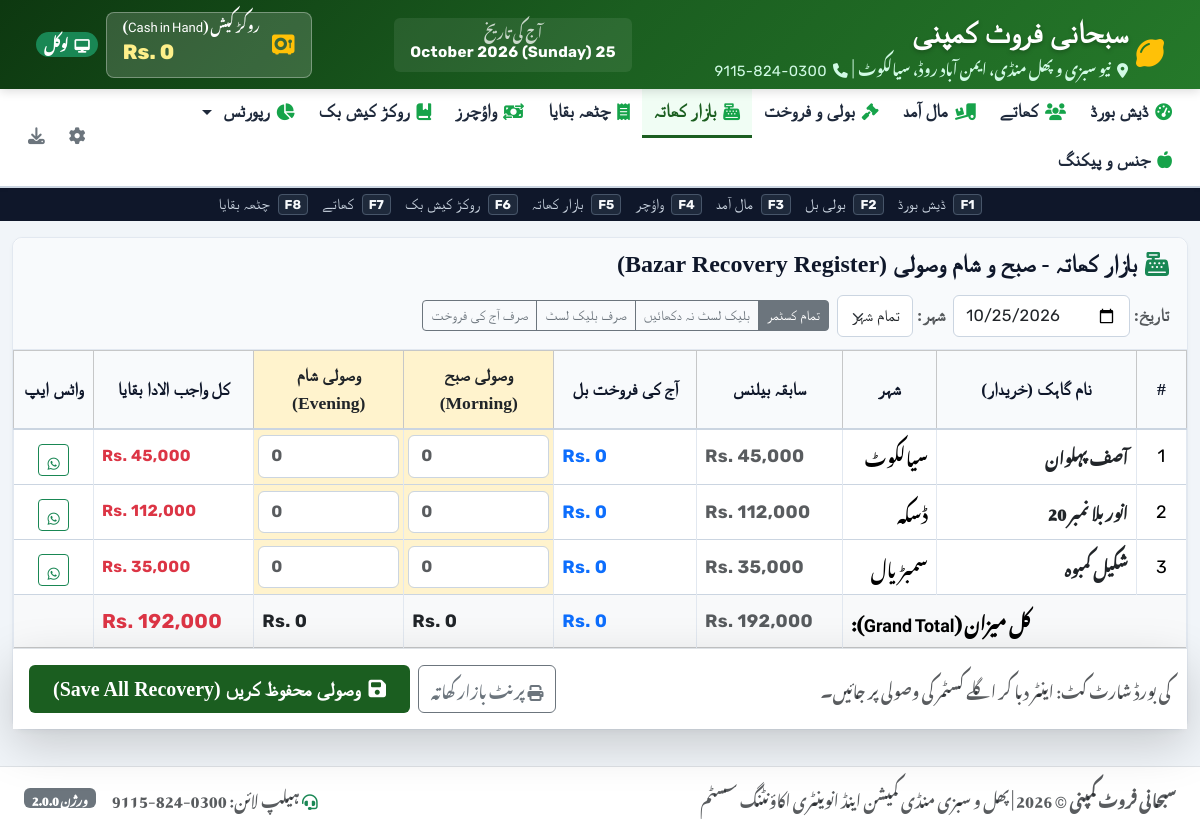
Screenshot of /bazar_khata.php with the database file from the repository.
### tables this page shows
CREATE TABLE `settings` (
  `id` int(11) NOT NULL AUTO_INCREMENT,
  `shop_name` varchar(255) NOT NULL DEFAULT 'سبحانی فروٹ کمپنی',
  `shop_subheading` varchar(255) NOT NULL DEFAULT 'فروٹ کمیشن ایجنٹ',
  `mandi_name` varchar(255) NOT NULL DEFAULT 'نیو سبزی و پھل منڈی',
  `city` varchar(100) NOT NULL DEFAULT 'سیالکوٹ',
  `address` text DEFAULT NULL,
  `phone` varchar(100) NOT NULL DEFAULT '0300-824-9115',
  `phone2` varchar(100) DEFAULT NULL,
  `default_commission_rate` decimal(5,2) NOT NULL DEFAULT 6.00,
  `default_mazdoori_per_nag` decimal(10,2) NOT NULL DEFAULT 10.00,
  `default_market_fee_percent` decimal(5,2) NOT NULL DEFAULT 1.00,
  `default_munshiana_per_bill` decimal(10,2) NOT NULL DEFAULT 20.00,
  `whatsapp_country_code` varchar(10) NOT NULL DEFAULT '92',
  `created_at` timestamp NOT NULL DEFAULT current_timestamp(),
  `updated_at` timestamp NOT NULL DEFAULT current_timestamp() ON UPDATE current_timestamp(),
  PRIMARY KEY (`id`)
);

CREATE TABLE `parties` (
  `id` int(11) NOT NULL AUTO_INCREMENT,
  `code` varchar(50) DEFAULT NULL,
  `type` enum('farmer','customer','bank','expense') NOT NULL,
  `name` varchar(150) NOT NULL,
  `urdu_name` varchar(150) NOT NULL,
  `marfat` varchar(150) DEFAULT NULL COMMENT 'معرفت / Reference',
  `cnic` varchar(50) DEFAULT NULL,
  `mobile` varchar(50) DEFAULT NULL,
  `city` varchar(100) DEFAULT NULL,
  `address` text DEFAULT NULL,
  `recovery_officer` varchar(100) DEFAULT NULL,
  `credit_limit` decimal(12,2) DEFAULT 0.00,
  `is_blacklisted` tinyint(1) DEFAULT 0,
  `opening_balance_date` date DEFAULT NULL,
  `opening_dr` decimal(14,2) DEFAULT 0.00 COMMENT 'سابقہ نام (Debit)',
  `opening_cr` decimal(14,2) DEFAULT 0.00 COMMENT 'سابقہ جمع (Credit)',
  `status` enum('active','inactive') DEFAULT 'active',
  `created_at` timestamp NOT NULL DEFAULT current_timestamp(),
  PRIMARY KEY (`id`)
);

### bazar_khata.php (the view, shortened to what the rows shown need)
<?php
require_once __DIR__ . '/functions.php';
require_once __DIR__ . '/includes/header.php';
$sql = "SELECT p.* FROM `parties` p WHERE p.type = 'customer'";
$params = [];
$sql .= " ORDER BY p.urdu_name ASC";
$stmt = $pdo->prepare($sql);
$stmt->execute($params);
$customers = $stmt->fetchAll();
$sales_stmt = $pdo->prepare("SELECT customer_id, COALESCE(SUM(net_amount), 0) as today_sales FROM `sales_bills` WHERE sale_date = ? GROUP BY customer_id");
$sales_stmt->execute([$date]);
$today_sales_map = $sales_stmt->fetchAll(PDO::FETCH_KEY_PAIR);
$wasooli_map = [];
?>
<div class="card-custom">
    <form method="POST" action="bazar_khata.php">
        <div class="table-responsive">
            <table class="table table-mandi table-bordered align-middle">
                <thead>
                    <tr class="table-light">
                        <th style="width: 50px;">#</th>
                        <th style="width: 200px;">نام گاہک (خریدار)</th>
                        <th>شہر</th>
                        <th>سابقہ بیلنس</th>
                        <th>آج کی فروخت بل</th>
                        <th style="width: 150px;" class="bg-warning-subtle text-dark">وصولی صبح (Morning)</th>
                        <th style="width: 150px;" class="bg-warning-subtle text-dark">وصولی شام (Evening)</th>
                        <th>کل واجب الادا بقایا</th>
                        <th style="width: 80px;">واٹس ایپ</th>
                    </tr>
                </thead>
                <tbody>
                    <?php
                    if (empty($customers)): ?>
                        <tr><td colspan="9" class="text-center text-muted py-5">کوئی ریکارڈ نہیں ملا</td></tr>
                    <?php else:
                        $counter = 1;
                        foreach ($customers as $cust):
                            $bal_info = get_party_balance($cust['id']);
                            $prev_balance = $bal_info['balance'];
                            $sale_amt = (float)($today_sales_map[$cust['id']] ?? 0);
                            $m_val = (float)($wasooli_map[$cust['id']]['morning_amount'] ?? 0);
                            $e_val = (float)($wasooli_map[$cust['id']]['evening_amount'] ?? 0);
                            $closing_bal = $prev_balance + $sale_amt - ($m_val + $e_val);
                    ?>
                        <tr class="<?= $cust['is_blacklisted'] ? 'table-danger' : '' ?>">
                            <td class="text-center rubik-font small"><?= $counter++ ?></td>
                            <td class="urdu-font fw-bold fs-6">
                                <a href="ledgers.php?party_id=<?= $cust['id'] ?>" class="text-decoration-none text-dark">
                                    <?= htmlspecialchars($cust['urdu_name']) ?>
                                </a>
                            </td>
                            <td><?= htmlspecialchars($cust['city'] ?: '-') ?></td>
                            <td class="text-end rubik-font fw-bold text-muted">Rs. <?= format_rs($prev_balance) ?></td>
                            <td class="text-end rubik-font fw-bold text-primary">Rs. <?= format_rs($sale_amt) ?></td>
                            <td class="p-1 bg-warning-subtle">
                                <input type="number" step="0.01" name="morning[<?= $cust['id'] ?>]"
                                    class="form-control form-control-sm text-end rubik-font fw-bold morning-input"
                                    value="<?= $m_val > 0 ? $m_val : '' ?>" placeholder="0">
                            </td>
                            <td class="p-1 bg-warning-subtle">
                                <input type="number" step="0.01" name="evening[<?= $cust['id'] ?>]"
                                    class="form-control form-control-sm text-end rubik-font fw-bold evening-input"
                                    value="<?= $e_val > 0 ? $e_val : '' ?>" placeholder="0">
                            </td>
                            <td class="text-end rubik-font fw-bold fs-6 text-danger">
                                Rs. <?= format_rs($closing_bal) ?>
                            </td>
                            <td class="text-center">
                                <?php
                                $wa_msg = "محترم " . $cust['urdu_name'] . "، آپ کا آج تاریخ " . format_dt($date) . " کو بقایا کھاتہ حساب: سابقہ Rs. " . format_rs($prev_balance) . "، آج کی سیل Rs. " . format_rs($sale_amt) . "، موصول شدہ وصولی Rs. " . format_rs($m_val + $e_val) . "، باقی بیلنس واجب الادا: Rs. " . format_rs($closing_bal) . "۔ رابطہ: " . $settings['shop_name'];
                                ?>
                                <a href="<?= whatsapp_url($cust['mobile'], $wa_msg) ?>" target="_blank" class="btn btn-sm btn-outline-success p-1 px-2" title="واٹس ایپ کریں">
                                    <i class="fa-brands fa-whatsapp"></i>
                                </a>
                            </td>
                        </tr>
                    <?php endforeach; endif; ?>
                </tbody>
            </table>
        </div>
    </form>
</div>
<?php require_once __DIR__ . '/includes/footer.php'; ?>

### includes/header.php (shortened to what the rows shown need)
<?php
require_once __DIR__ . '/../functions.php';
$settings = get_settings();
?>
<!DOCTYPE html>
<html lang="ur" dir="rtl">
<head>
    <link rel="stylesheet" href="https://cdn.jsdelivr.net/npm/bootstrap@5.3.2/dist/css/bootstrap.rtl.min.css">
    <link rel="stylesheet" href="https://cdnjs.cloudflare.com/ajax/libs/font-awesome/6.5.1/css/all.min.css">
</head>
<body>
<header class="top-navbar no-print">
    <div class="container-fluid d-flex flex-wrap align-items-center justify-content-between gap-2">
        <div class="d-flex align-items-center gap-2">
            <div>
                <h1 class="shop-title"><?= htmlspecialchars($settings['shop_name']) ?></h1>
                <div class="shop-subtitle">
                    <i class="fa-solid fa-location-dot me-1"></i> <?= htmlspecialchars($settings['mandi_name']) ?>، <?= htmlspecialchars($settings['city']) ?> &nbsp;|&nbsp;
                    <i class="fa-solid fa-phone me-1"></i> <span class="rubik-digits"><?= htmlspecialchars($settings['phone']) ?></span>
                </div>
            </div>
        </div>
    </div>
</header>
<main class="container-fluid py-3 flex-grow-1">

### includes/footer.php (shortened to what the rows shown need)
</main>
<footer class="bg-white border-top py-3 mt-auto no-print">
    <div class="container-fluid d-flex flex-wrap align-items-center justify-content-between text-muted small px-4">
        <div>
            <strong><?= htmlspecialchars($settings['shop_name'] ?? APP_NAME) ?></strong> &copy; <?= date('Y') ?> |
            پھل و سبزی منڈی کمیشن اینڈ انوینٹری اکاؤنٹنگ سسٹم
        </div>
        <div class="d-flex align-items-center gap-3">
            <span><i class="fa-solid fa-headset text-success"></i> ہیلپ لائن: <?= htmlspecialchars($settings['phone']) ?></span>
            <span class="badge bg-secondary">ورژن <?= APP_VERSION ?></span>
        </div>
    </div>
</footer>
</body>
</html>

### rows the page displays
settings: shop_name "سبحانی فروٹ کمپنی", mandi_name "نیو سبزی و پھل منڈی، ایمن آباد روڈ", city "سیالکوٹ", phone "0300-824-9115"
parties: urdu_name "آصف پہلوان", city "سیالکوٹ", prev_balance "45,000", id "0", id "45,000"
parties: urdu_name "انور بلا نمبر 20", city "ڈسکہ", prev_balance "112,000", id "0", id "112,000"
parties: urdu_name "شکیل کمبوہ", city "سمبڑیال", prev_balance "35,000", id "0", id "35,000"

### other values shown
format_rs($cash_stats['cash_in_hand']) "0"
format_rs($total_prev) "192,000"
format_rs($total_sales) "0"
format_rs($total_morning) "0"
format_rs($total_evening) "0"
format_rs($total_closing) "192,000"
APP_VERSION "2.0.0"
